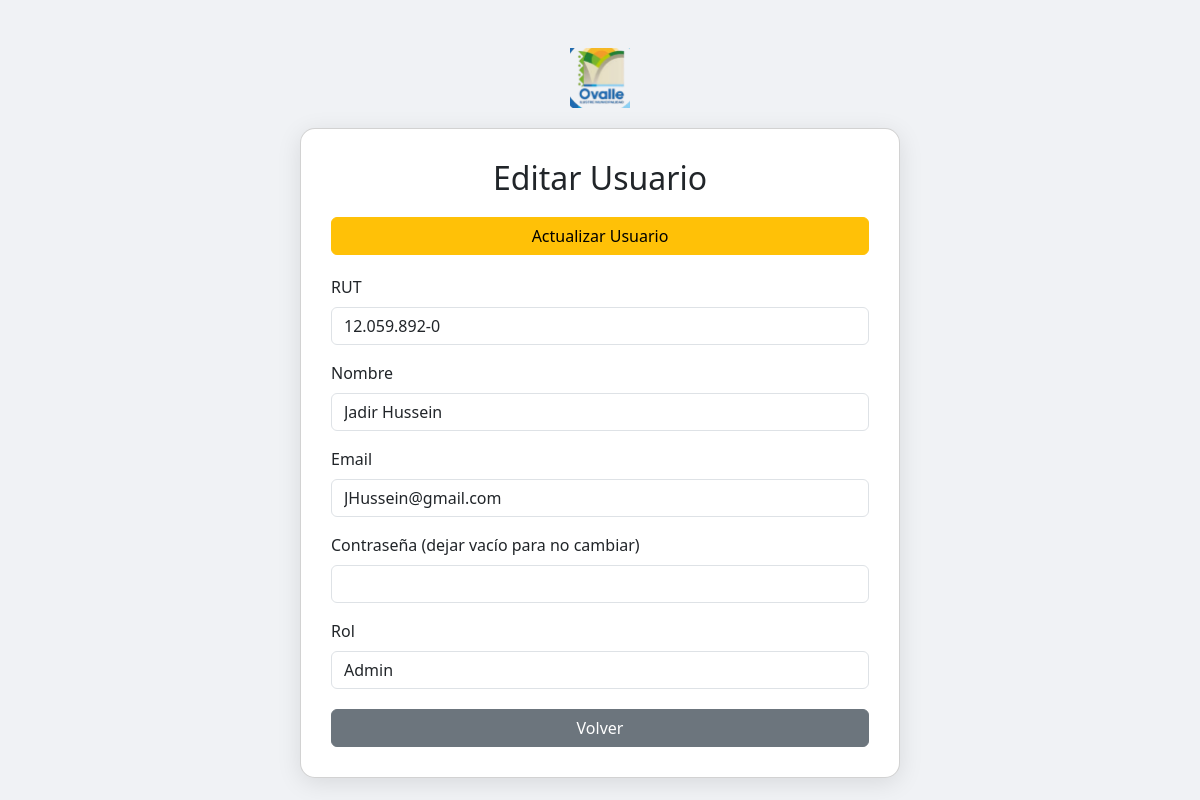
Screenshot of /index.php?action=editarUsuario&id=17 (signed in) with the database file from the repository.
### tables this page shows
CREATE TABLE `usuarios` (
  `id` int(11) NOT NULL,
  `nombre` varchar(100) NOT NULL,
  `rut` varchar(12) NOT NULL,
  `email` varchar(100) NOT NULL,
  `contrasena` varchar(255) NOT NULL,
  `rol` enum('admin','registro','consulta') NOT NULL,
  `fecha_creacion` timestamp NOT NULL DEFAULT current_timestamp()
);

### models/Usuario.php (called while the page is built, shortened)
<?php
class Usuario {
    private $conn;
    public function __construct($db) {
        $this->conn = $db;
    }
    public function getById($id) {
        $sql = "SELECT * FROM usuarios WHERE id = :id";
        $stmt = $this->conn->prepare($sql);
        $stmt->bindParam(':id', $id);
        $stmt->execute();
        return $stmt->fetch(PDO::FETCH_ASSOC);
    }
}
?>

### views/usuarios/editar.php (the view, shortened to what this page needs)
<!DOCTYPE html>
<html lang="es">
<head>
    <link href="https://cdn.jsdelivr.net/npm/bootstrap@5.3.0/dist/css/bootstrap.min.css" rel="stylesheet">
</head>
<body>
<div class="container mt-5">
    <img src="assets/images/iconomuni.png" class="logo-img" onclick="window.location='index.php?action=dashboard'">
    <div class="card">
        <h2>Editar Usuario</h2>
        <button type="submit" form="editarForm" class="btn btn-warning btn-top">Actualizar Usuario</button>
        <form id="editarForm" action="index.php?action=editarUsuario&id=<?= $usuarioEditar['id'] ?>" method="POST">
            <div class="mb-3">
                <label class="form-label">RUT</label>
                <input type="text" name="rut" class="form-control" value="<?= htmlspecialchars($usuarioEditar['rut']) ?>" required>
            </div>
            <div class="mb-3">
                <label class="form-label">Nombre</label>
                <input type="text" name="nombre" class="form-control" value="<?= htmlspecialchars($usuarioEditar['nombre']) ?>" required>
            </div>
            <div class="mb-3">
                <label class="form-label">Email</label>
                <input type="email" name="email" class="form-control" value="<?= htmlspecialchars($usuarioEditar['email']) ?>" required>
            </div>
            <div class="mb-3">
                <label class="form-label">Contraseña (dejar vacío para no cambiar)</label>
                <input type="password" name="password" class="form-control">
            </div>
            <div class="mb-3">
                <label class="form-label">Rol</label>
                <select name="rol" class="form-control">
                    <option value="admin" <?= $usuarioEditar['rol']=='admin' ? 'selected' : '' ?>>Admin</option>
                </select>
            </div>
            <a href="index.php?action=usuarios" class="btn btn-secondary btn-bottom">Volver</a>
        </form>
    </div>
</div>
</body>
</html>

### views/usuarios/editar.php (style rules this page uses)
body { font-family: 'Segoe UI', Tahoma, Geneva, Verdana, sans-serif; background: #f0f2f5; }
.logo-img { height: 60px; cursor: pointer; display: block; margin: 30px auto 20px auto; }
.card { border-radius: 15px; box-shadow: 0 5px 25px rgba(0,0,0,0.1); padding: 30px; max-width: 600px; margin: auto; background: #fff; }
h2 { text-align: center; margin-bottom: 20px; }
.btn-top { display: block; margin-bottom: 20px; }
.btn-bottom { display: block; width: 100%; margin-top: 20px; }
.form-label { font-weight: 500; }

### rows the page displays
usuarios: rut "12.059.892-0", nombre "Jadir Hussein", email "JHussein@gmail.com", rol "Admin"
